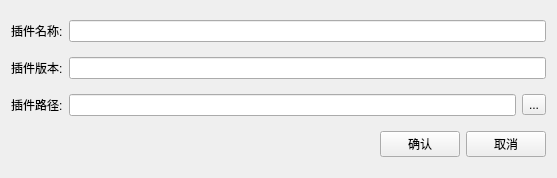
<?xml version="1.0" encoding="UTF-8"?>
<ui version="4.0">
 <class>PluginCreate</class>
 <widget class="QWidget" name="PluginCreate">
  <property name="geometry">
   <rect>
    <x>0</x>
    <y>0</y>
    <width>557</width>
    <height>178</height>
   </rect>
  </property>
  <property name="windowTitle">
   <string>PluginCreate</string>
  </property>
  <layout class="QVBoxLayout" name="verticalLayout">
   <item>
    <layout class="QHBoxLayout" name="horizontalLayout">
     <item>
      <widget class="QLabel" name="label">
       <property name="text">
        <string>插件名称:</string>
       </property>
      </widget>
     </item>
     <item>
      <widget class="QLineEdit" name="pluginName_Let"/>
     </item>
    </layout>
   </item>
   <item>
    <layout class="QHBoxLayout" name="horizontalLayout_2">
     <item>
      <widget class="QLabel" name="label_2">
       <property name="text">
        <string>插件版本:</string>
       </property>
      </widget>
     </item>
     <item>
      <widget class="QLineEdit" name="version_Let"/>
     </item>
    </layout>
   </item>
   <item>
    <layout class="QHBoxLayout" name="horizontalLayout_3">
     <item>
      <widget class="QLabel" name="label_3">
       <property name="text">
        <string>插件路径:</string>
       </property>
      </widget>
     </item>
     <item>
      <widget class="QLineEdit" name="setPath_Let"/>
     </item>
     <item>
      <widget class="QToolButton" name="setPath_Btn">
       <property name="text">
        <string>...</string>
       </property>
      </widget>
     </item>
    </layout>
   </item>
   <item>
    <layout class="QHBoxLayout" name="horizontalLayout_4">
     <item>
      <spacer name="horizontalSpacer">
       <property name="orientation">
        <enum>Qt::Horizontal</enum>
       </property>
       <property name="sizeHint" stdset="0">
        <size>
         <width>40</width>
         <height>20</height>
        </size>
       </property>
      </spacer>
     </item>
     <item>
      <widget class="QPushButton" name="ok_Btn">
       <property name="text">
        <string>确认</string>
       </property>
      </widget>
     </item>
     <item>
      <widget class="QPushButton" name="cancel_Btn">
       <property name="text">
        <string>取消</string>
       </property>
      </widget>
     </item>
    </layout>
   </item>
  </layout>
 </widget>
 <resources/>
 <connections/>
</ui>
